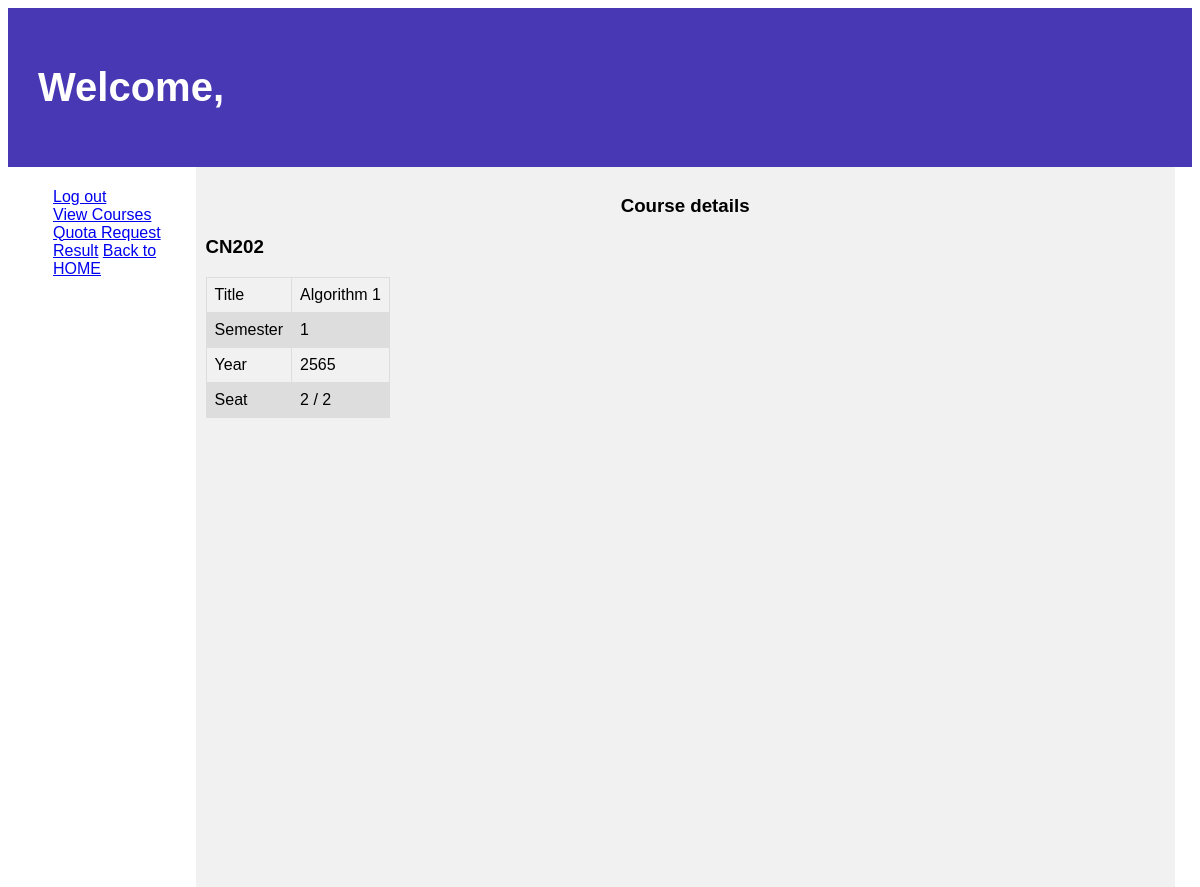
/courses/2/, run on the app's committed database.
### courses/models.py (models this page shows, shortened)
class Course(models.Model):
    c_id = models.CharField(max_length=5, unique=True, default="CN000")
    title = models.CharField(max_length=64, null=True, blank=True)
    semmester = models.IntegerField(null=True, blank=True)
    year = models.IntegerField(null=True, blank=True)
    seat_count = models.IntegerField(default=0, null=True, blank=True)
    max_seat = models.IntegerField(null=True, blank=True)
    quota = models.BooleanField(default=True)
    attend = models.ManyToManyField(User, blank=True)

### courses/views.py (the view)
# urls.py: path("<int:id>/",views.course, name="course"),
def course(request, id):
    course = Course.objects.get(pk=id)
    User = get_user_model()
    users = User.objects.all()
    course.seat_count = course.attend.count()
    if course.max_seat <= course.seat_count:
        course.quota = False
    course.save()
    return render(request, "courses/course.html", {
        "course": course,
        "User" : users
    })

### courses/templates/courses/course.html (shortened to what this page needs)
{% extends "courses/layout.html" %}
{% block body %}
<header>
    <h1> Welcome, {{ request.user.first_name }}</h1>
  </header>
  <section>
    <nav>
      <ul>
        <a href="{% url 'logout' %}">Log out</a>
        <br>
        <a href="{% url 'c_index' %}">View Courses</a>
        <br>
        <a href="{% url 'quota' %}">Quota Request Result</a>
        <a href="{% url 'index' %}">Back to HOME</a>
        <br>
      </ul>
    </nav>
    <article>
        <h1 align="center">Course details</h1>
        <h1>{{ course.c_id }}</h1>
<table>
      <tr>
        <td>Title </td>
        <td>{{ course.title }}</td>
      </tr>
      <tr>
        <td>Semester</td>
        <td>{{ course.semmester }}</td>
      </tr>
      <tr>
        <td>Year</td>
        <td>{{ course.year }}</td>
      </tr>
      <tr>
        <td>Seat</td>
        <td>{{ course.seat_count }} / {{ course.max_seat }}</td>
      </tr>
</table>
<br>
<br>
    </article>
  </section>
{% endblock %}

### courses/templates/courses/course.html (style rules this page uses)
body { font-family: Arial, Helvetica, sans-serif; }
header { background-color: rgb(72, 56, 179); padding: 30px; text-align: left; font-size: 20px; color: white; }
nav { float: left; width: 15%; height: 700px; background: rgb(255, 255, 255); padding: 5px; }
article { float: left; padding:10px; width: 81%; background-color: #f1f1f1; height: 700px; }
table { font-family: arial, sans-serif; border-collapse: collapse; }
td, th { border: 1px solid #dddddd; padding: 8px; }
tr:nth-child(even) { background-color: #dddddd; }

### data on the page
Course: c_id "CN202", title "Algorithm 1", semmester "1", year "2565", seat_count "2", max_seat "2"
